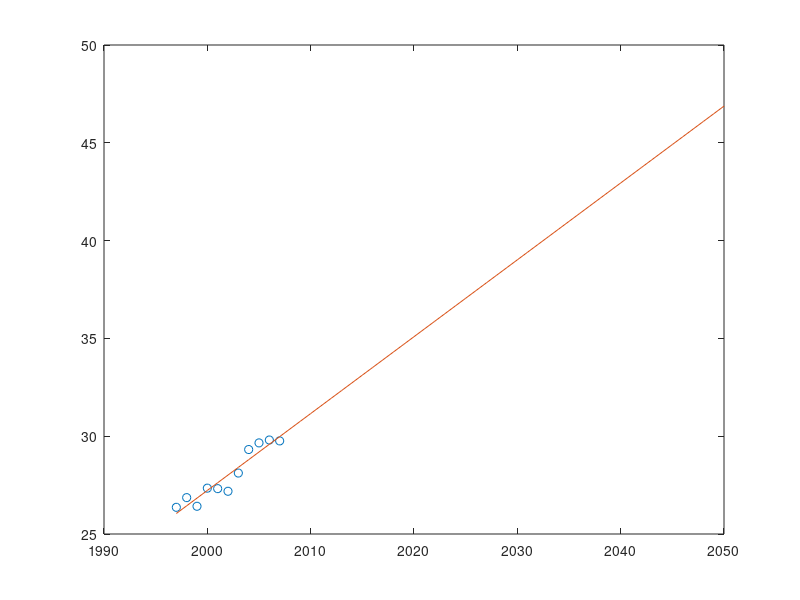

The MATLAB source for this figure:
annee =	 [1997 1998 1999 2000 2001 2002 2003 2004 2005 2006 2007]
cons =	[72231 73588 72377 74916 74847 74478 77031 80326 81255 81659 81533]

consommation = cons*365/(10^6)
p = polyfit(annee,consommation,1)

long_terme = 1997:2050
theorie = polyval(p,long_terme)

plot(annee,consommation,'o',long_terme,theorie)
print -dps petrole.ps

% Consomation extrapolée année par année : 
extracons = polyval(p,2009:2050)
% Consomation en 2050 :
polyval(p,2050)

% Somme de notre consommation entre 2009 et 2050 :
sum(extracons)

